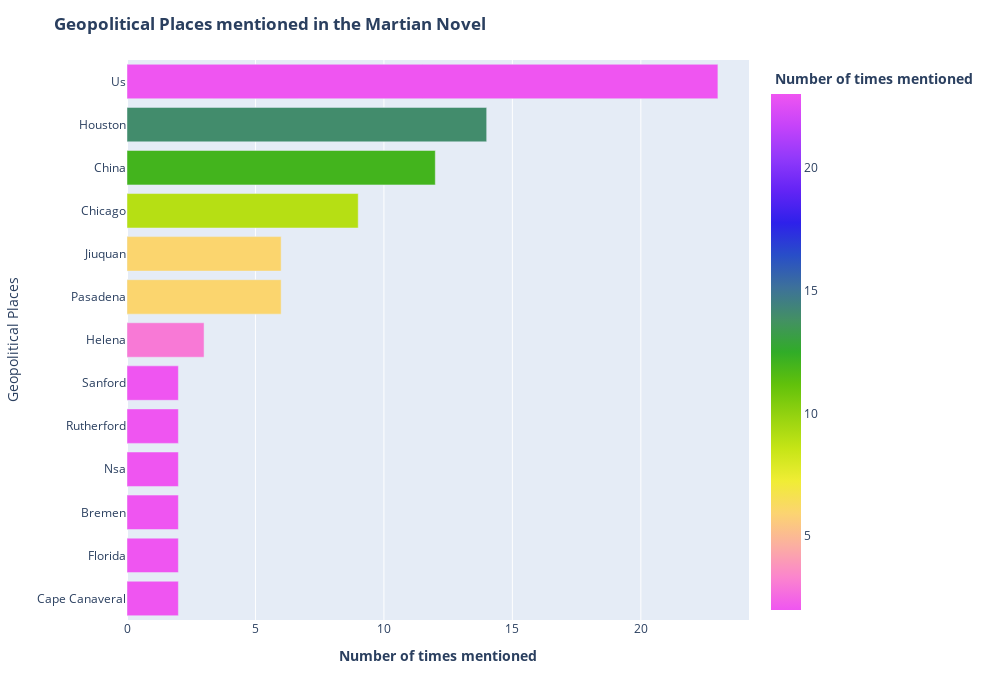

Notebook source saved alongside this figure:
### Code cell
plt.plot_entitycount(count_gpes, 'Geopolitical Places', px.colors.cyclical.mygbm)

### Figure 1 — Plotly figure (JSON) as saved in the notebook; plotly's stock layout.template omitted (floating-point values rounded to 4 significant figures)
{"data": [{"alignmentgroup": "True", "customdata": [["Cape Canaveral", 2], ["Florida", 2], ["Bremen", 2], ["Nsa", 2], ["Rutherford", 2], ["Sanford", 2], ["Helena", 3], ["Pasadena", 6], ["Jiuquan", 6], ["Chicago", 9], ["China", 12], ["Houston", 14], ["Us", 23]], "hovertemplate": "<b> Number of times mentioned <b>=%{marker.color}<br>Geopolitical Places=%{customdata[0]}<extra></extra>", "legendgroup": "", "marker": {"color": [2, 2, 2, 2, 2, 2, 3, 6, 6, 9, 12, 14, 23], "coloraxis": "coloraxis"}, "name": "", "offsetgroup": "", "orientation": "h", "showlegend": false, "textposition": "auto", "type": "bar", "x": [2, 2, 2, 2, 2, 2, 3, 6, 6, 9, 12, 14, 23], "xaxis": "x", "y": ["Cape Canaveral", "Florida", "Bremen", "Nsa", "Rutherford", "Sanford", "Helena", "Pasadena", "Jiuquan", "Chicago", "China", "Houston", "Us"], "yaxis": "y"}], "layout": {"barmode": "relative", "coloraxis": {"colorbar": {"title": {"text": "<b> Number of times mentioned <b>"}}, "colorscale": [[0, "#ef55f1"], [0.0625, "#fb84ce"], [0.125, "#fbafa1"], [0.1875, "#fcd471"], [0.25, "#f0ed35"], [0.3125, "#c6e516"], [0.375, "#96d310"], [0.4375, "#61c10b"], [0.5, "#31ac28"], [0.5625, "#439064"], [0.625, "#3d719a"], [0.6875, "#284ec8"], [0.75, "#2e21ea"], [0.8125, "#6324f5"], [0.875, "#9139fa"], [0.9375, "#c543fa"], [1, "#ef55f1"]]}, "height": 700, "legend": {"tracegroupgap": 0}, "margin": {"t": 60}, "title": {"text": "<b> Geopolitical Places mentioned in the Martian Novel <b>"}, "width": 1000, "xaxis": {"anchor": "y", "domain": [0, 1], "title": {"text": "<b> Number of times mentioned <b>"}}, "yaxis": {"anchor": "x", "domain": [0, 1], "title": {"text": "Geopolitical Places"}}}}
